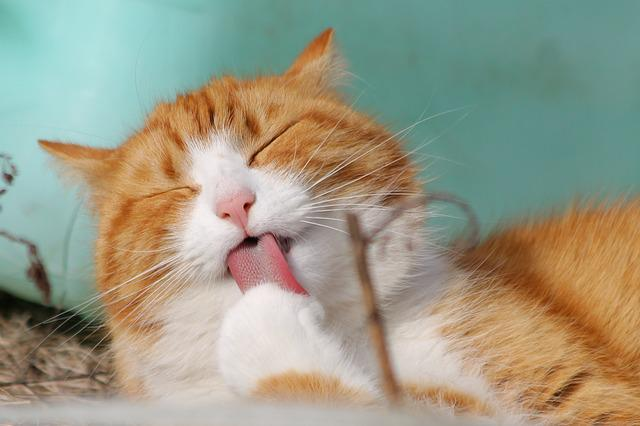
#> input picture NotObsidian/Archive/OpenCV/Image/cat.jpg, 640 x 426 px
$ jupyter execute '05. 파일 저장.ipynb'
#> lines starting #> are read from the running program, lines starting #| are printed output that depends on the picture
# 5. 파일 저장
### 이미지 저장

[cell 1]
import cv2

img = cv2.imread('Image/cat.jpg', cv2.IMREAD_GRAYSCALE) # 흑백으로 불러옴
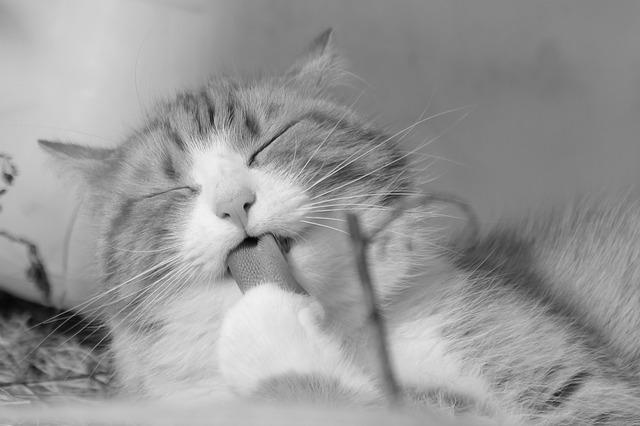
#> img: shape (426, 640); min 0, max 243, mean 152.2
cv2.imshow('img', img)

cv2.waitKey(0)
cv2.destroyAllWindows()

# 저장
result = cv2.imwrite('Image/img_save.png', img) # 확장자 변경 가능함 - 즉 jpg를 불러왔어도 png로 저장 가능
print(result) # 저장되었다면 True를 반환함
#| True

### 동영상 저장

[cell 2]
import cv2

cap = cv2.VideoCapture('Image/cat.mp4')

# 저장을 위해 할 것 : 코덱 정의 --------------------------------------------------------

# 코덱 정의
# four character code
fourcc = cv2.VideoWriter_fourcc(*'DIVX') # 원래는 'D', 'I', 'V', 'X'로 적어야 함

# 프레임 크기, FPS
width = round(cap.get(cv2.CAP_PROP_FRAME_WIDTH)) # 정수로 처리해줘야 함
height = round(cap.get(cv2.CAP_PROP_FRAME_HEIGHT))
fps = cap.get(cv2.CAP_PROP_FPS)

# 만약 속도를 늘리고 싶다면.. 프레임을 가져와 곱해준다
# fps_fast = cap.get(cv2.CAP_PROP_FPS) * 2
# out_fast = cv2.VideoWriter('Image/output_fast.avi', fourcc, fps_fast, (width, height)) # `DIVX` 때문에 avi로 감


out = cv2.VideoWriter('Image/output.avi', fourcc, fps, (width, height)) # `DIVX` 때문에 avi로 감
# 저장 파일명, 코덱, FPS, 크기(width, height)


# ------------------------------------------------------------------------------------
while cap.isOpened():
    ret, frame = cap.read() # return, frame
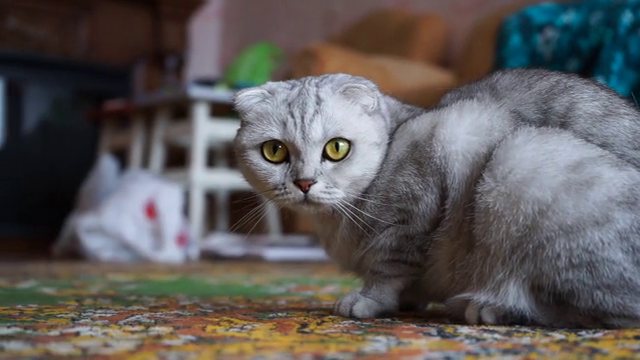
#> input picture frame 41 of NotObsidian/Archive/OpenCV/Image/cat.mp4, 640 x 360 px
#> frame is the input picture: shape (360, 640, 3); mean B, G, R 89.3, 89.8, 93.7

    if not ret:
        break

    # out.write(frame) # 파일에 코덱, fps, 크기로 저장 - 영상 데이터'만' 저장(소리 저장 X)
    out.write(frame)

    cv2.imshow('video', frame)
    if cv2.waitKey(24) == ord('q'):
#> (key q is pressed here)
        break

# 자원 해제
# out_fast.release()
out.release()
cap.release()
cv2.destroyAllWindows()
